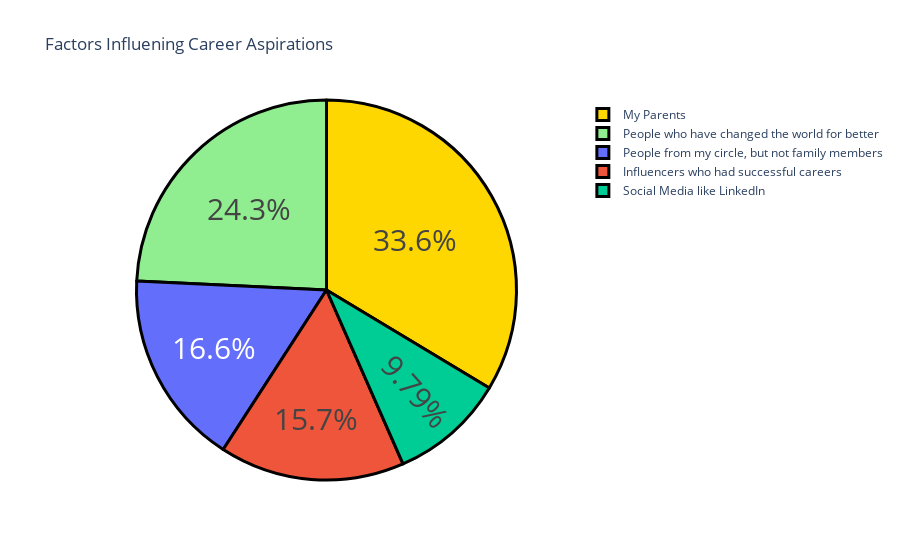

Notebook cell for this chart:
### Code cell
#Objective - 2
q2 = data["Which of the below factors influence the most about your career aspirations ?"].value_counts()
label = q2.index
counts = q2.values
colors = ['gold','lightgreen']
figure = go.Figure(data = [go.Pie(labels= label, values = counts)])
figure.update_layout(title_text='Factors Influening Career Aspirations')
figure.update_traces(hoverinfo ='label+value', textinfo = 'percent', textfont_size = 30, 
                     marker = dict(colors= colors, line = dict(color='black',width =3)))
figure.show()

### Figure 1 — Plotly figure (JSON) as saved in the notebook; plotly's stock layout.template omitted (floating-point values rounded to 4 significant figures)
{"data": [{"hoverinfo": "label+value", "labels": ["My Parents", "People who have changed the world for better", "People from my circle, but not family members", "Influencers who had successful careers", "Social Media like LinkedIn"], "marker": {"colors": ["gold", "lightgreen"], "line": {"color": "black", "width": 3}}, "textfont": {"size": 30}, "textinfo": "percent", "type": "pie", "values": [79, 57, 39, 37, 23]}], "layout": {"autosize": true, "title": {"text": "Factors Influening Career Aspirations"}}}
